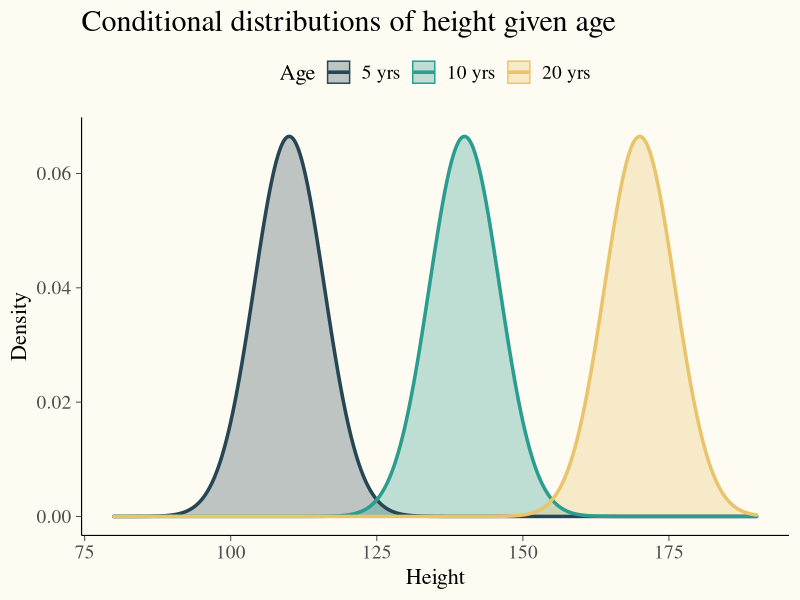
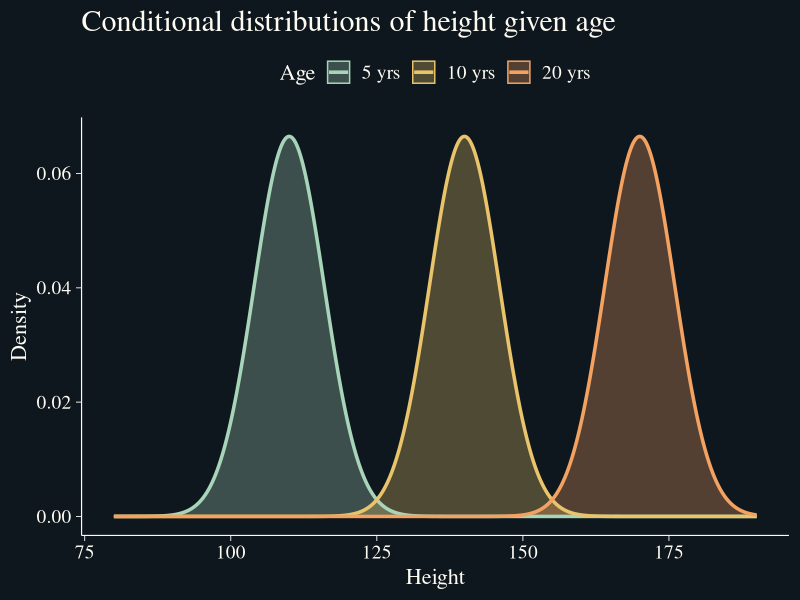
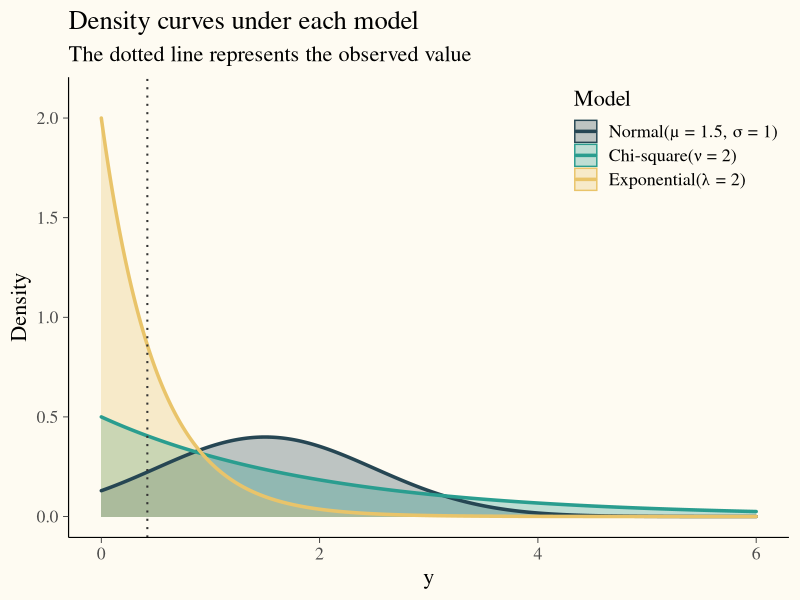
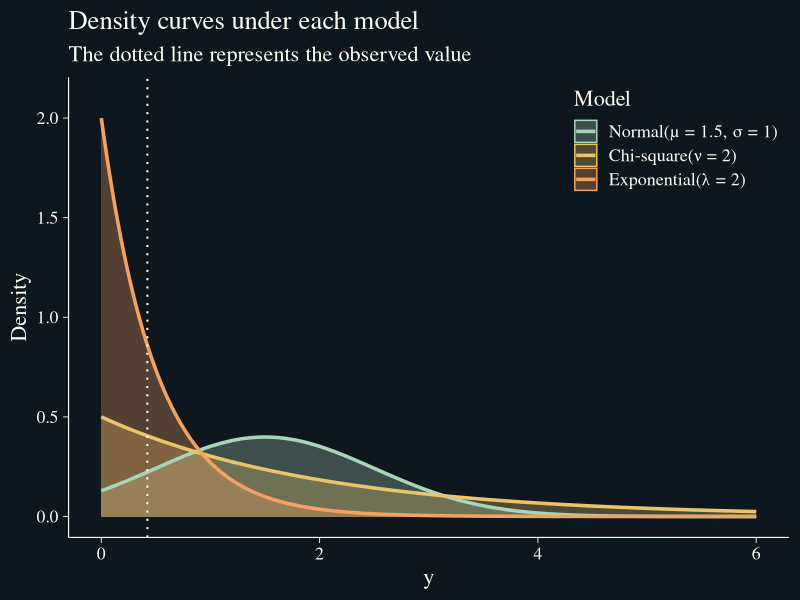
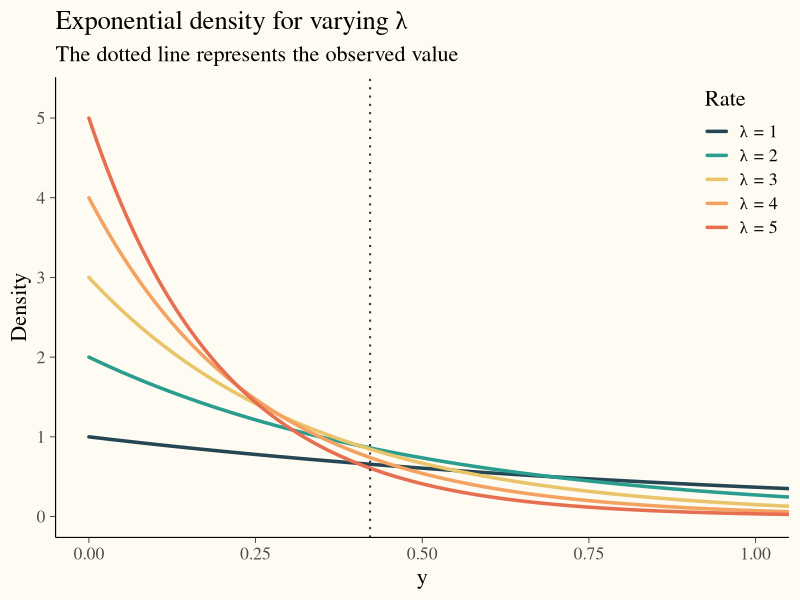
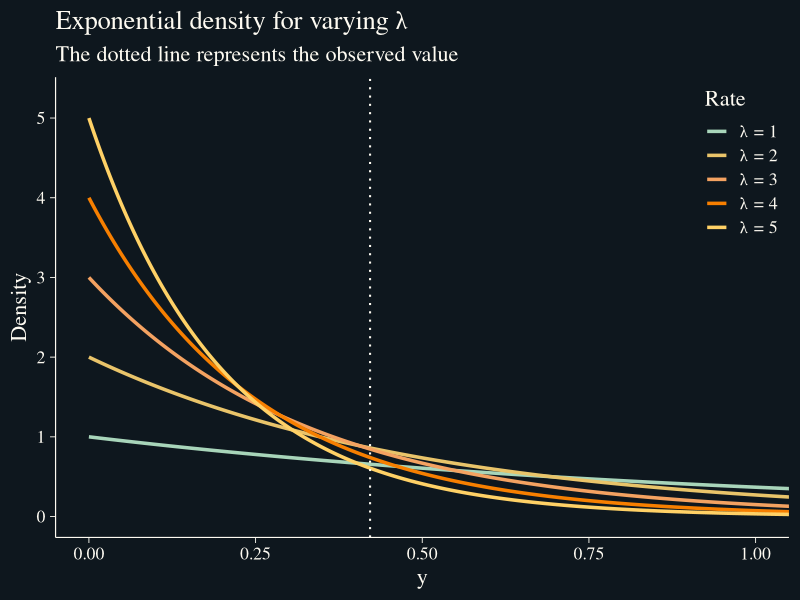

These figures' R source, in order:
## ---- chunk 1
# Antes de usarla, asegurémonos de definir theme_dark_custom
theme_dark_custom <- function() {
  # Define un tema oscuro que coincida con tu SCSS (colores de texto, fondo, etc.)
  theme_minimal(base_size = 14) %+%
    theme(
      panel.background = element_rect(fill = "transparent", colour = NA),
      plot.background = element_rect(fill = "transparent", colour = NA),
      text = element_text(color = "#FAF0E3"),
      axis.text = element_text(color = "#FAF0E3"),
      axis.title = element_text(color = "#FAF0E3"),
      legend.text = element_text(color = "#FAF0E3"),
      legend.title = element_text(color = "#FAF0E3"),
      legend.background = element_rect(fill = "transparent", colour = NA),
      legend.key = element_rect(fill = "transparent", colour = NA)
    )
}

# Ahora la función darksvglite, con on.exit asegurado
darksvglite <- function(file, width, height) {
  old_theme <- theme_get()
  on.exit(theme_set(old_theme), add = TRUE)  # asegura restaurar el tema aunque haya error
  theme_set(theme_dark_custom())
  ggsave(
    filename = file,
    width = width,
    height = height,
    dev = "svg",
    bg = "transparent"
  )
}
## ---- chunk 2
#| renderings: [light, dark]
#| echo: false
#| message: false
#| warning: false
library(ggplot2)
library(bayesplot)

# Datos
ages <- c(5, 10, 20)
means <- c(110, 140, 170)
sigma <- 6
x_vals <- seq(80, 190, by = 0.1)

dens_data <- do.call(rbind, lapply(seq_along(ages), function(i) {
  data.frame(
    x = x_vals,
    density = dnorm(x_vals, mean = means[i], sd = sigma),
    age = factor(paste0(ages[i], " yrs"))
  )
}))

# Tema base usando bayesplot
base_theme <- bayesplot::theme_default(base_size = 16)

# versión clara
g_light <- ggplot(dens_data, aes(x = x, y = density, color = age, fill = age)) +
  geom_area(alpha = 0.3, position = "identity") +
  geom_line(size = 1.2, lineend = "round") +
  scale_color_manual(values = c("#264653", "#2a9d8f", "#e9c46a")) +
  scale_fill_manual(values = c("#264653", "#2a9d8f", "#e9c46a")) +
  labs(
    title = "Conditional distributions of height given age",
    x = "Height", y = "Density", color = "Age", fill = "Age"
  ) +
  base_theme +
  theme(
    panel.background = element_rect(fill = "#FEFBF2", colour = NA),
    plot.background = element_rect(fill = "#FEFBF2", colour = NA),
    text = element_text(size = 18),
    axis.text = element_text(size = 14),
    axis.title = element_text(size = 16),
    legend.title = element_text(size = 16),
    legend.text = element_text(size = 14), 
    legend.position = "top"
  )

# versión oscura
g_dark <- ggplot(dens_data, aes(x = x, y = density, color = age, fill = age)) +
  geom_area(alpha = 0.3, position = "identity") +
  geom_line(size = 1.2) +
  scale_color_manual(values = c("#A8D5BA", "#E9C46A", "#F4A261")) +
  scale_fill_manual(values = c("#A8D5BA", "#E9C46A", "#F4A261")) +
  labs(
    title = "Conditional distributions of height given age",
    x = "Height", y = "Density", color = "Age", fill = "Age"
  ) +
  base_theme +
  theme(
    panel.background = element_rect(fill = "#0E171E", colour = NA),
    plot.background = element_rect(fill = "#0E171E", colour = NA),
    axis.text = element_text(color = "#FEFBF2", size = 14),
    axis.title = element_text(color = "#FEFBF2", size = 16),
    axis.ticks = element_line(color = "#FEFBF2"),
    axis.line = element_line(color = "#FEFBF2"),
    legend.text = element_text(color = "#FEFBF2", size = 14),
    legend.title = element_text(color = "#FEFBF2", size = 16),
    text = element_text(color = "#FEFBF2", size = 18),
    legend.position = "top"
  )

# Imprimir los dos (renderings los capturan)
g_light
g_dark

## ---- chunk 3
# Simulate exponential distribution values
set.seed(123)
Y <- rexp(n = 100, rate = 2)
## ---- chunk 4
# Compute density values at the same observed point
data.frame(
  normal = dnorm(Y[1], mean = 1.5, sd = 1),
  chi_sq = dchisq(Y[1], df = 2),
  exp    = dexp(Y[1], rate = 2)
)
## ---- chunk 5
#| renderings: [light, dark]
#| echo: false
#| message: false
#| warning: false
library(ggplot2)
library(bayesplot)

# Rango común (paso fino)
x <- seq(0, 6, by = 0.001)

# Densidades teóricas sobre el rango (vectorizadas)
dens_df <- rbind(
  data.frame(x = x, y = dnorm(x, mean = 1.5, sd = 1),          model = "Normal(μ = 1.5, σ = 1)"),
  data.frame(x = x, y = dchisq(x, df = 2),                    model = "Chi-square(ν = 2)"),
  data.frame(x = x, y = dexp(x, rate = 2),                    model = "Exponential(λ = 2)")
)
dens_df$model <- factor(dens_df$model,
                        levels = c("Normal(μ = 1.5, σ = 1)",
                                   "Chi-square(ν = 2)",
                                   "Exponential(λ = 2)"))

# Tema base
base_theme <- bayesplot::theme_default(base_size = 16)

# Paletas
cols_light <- c("Normal(μ = 1.5, σ = 1)"= "#264653",
                "Chi-square(ν = 2)"    = "#2A9D8F",
                "Exponential(λ = 2)" = "#E9C46A")
cols_dark  <- c("Normal(μ = 1.5, σ = 1)"= "#A8D5BA",
                "Chi-square(ν = 2)"    = "#E9C46A",
                "Exponential(λ = 2)" = "#F4A261")

## Versión clara (superpuestas como en tu ejemplo)
g_light <- ggplot(dens_df, aes(x = x, y = y, color = model, fill = model)) +
  geom_area(alpha = 0.30, position = "identity") +
  geom_line(linewidth = 1.2, lineend = "round") +
  scale_color_manual(values = cols_light, name = "Model") +
  scale_fill_manual(values = cols_light, name = "Model") +
  coord_cartesian(xlim = c(0, 6), ylim = c(0, max(dens_df$y) * 1.05)) +
  labs(title = "Density curves under each model",
       subtitle = "The dotted line represents the observed value",
       x = "y", y = "Density") +
  base_theme +
  theme(
    panel.background = element_rect(fill = "#FEFBF2", colour = NA),
    plot.background  = element_rect(fill = "#FEFBF2", colour = NA),
    legend.position      = c(1, 1),      # (x,y) relativo al panel
    legend.justification = c(1, 1),      # ancla la esquina sup.-dcha.
    legend.direction     = "vertical"
  ) +
  geom_vline(xintercept = Y[1], linetype = "dotted", linewidth = 0.7, color = "#333333")

## Versión oscura
g_dark <- ggplot(dens_df, aes(x = x, y = y, color = model, fill = model)) +
  geom_area(alpha = 0.30, position = "identity") +
  geom_line(linewidth = 1.2) +
  scale_color_manual(values = cols_dark, name = "Model") +
  scale_fill_manual(values = cols_dark, name = "Model") +
  coord_cartesian(xlim = c(0, 6), ylim = c(0, max(dens_df$y) * 1.05)) +
  labs(title = "Density curves under each model",
       subtitle = "The dotted line represents the observed value",
       x = "y", y = "Density") +
  base_theme +
  theme(
    panel.background = element_rect(fill = "#0E171E", colour = NA),
    plot.background  = element_rect(fill = "#0E171E", colour = NA),
    axis.text  = element_text(color = "#FEFBF2"),
    axis.title = element_text(color = "#FEFBF2"),
    axis.ticks = element_line(color = "#FEFBF2"),
    axis.line  = element_line(color = "#FEFBF2"),
    legend.text  = element_text(color = "#FEFBF2"),
    legend.title = element_text(color = "#FEFBF2"),
    text = element_text(color = "#FEFBF2"),
    legend.position      = c(1, 1),      # (x,y) relativo al panel
    legend.justification = c(1, 1),      # ancla la esquina sup.-dcha.
    legend.direction     = "vertical"
  ) +
  geom_vline(xintercept = Y[1], linetype = "dotted", linewidth = 0.7, color = "#FEFBF2")

# Render: Quarto capturará ambas versiones
g_light
g_dark

## ---- chunk 6
# Density values at the same observed point for different rates
data.frame(
  exp_l1 = dexp(Y[1], rate = 1),
  exp_l2 = dexp(Y[1], rate = 2),
  exp_l3 = dexp(Y[1], rate = 3),
  exp_l4 = dexp(Y[1], rate = 4),
  exp_l5 = dexp(Y[1], rate = 5)
)
## ---- chunk 7
#| renderings: [light, dark]
#| echo: false
#| message: false
#| warning: false
library(ggplot2)
library(bayesplot)

# Rango y densidades teóricas
x <- seq(0, 6, by = 0.001)
rates <- 1:5
lab_levels <- paste0("λ = ", rates)

dens_df <- do.call(rbind, lapply(rates, function(r) {
  data.frame(x = x, y = dexp(x, rate = r), lambda = paste0("λ = ", r))
}))
dens_df$lambda <- factor(dens_df$lambda, levels = lab_levels)

# Observación
y1 <- Y[1]

# Tema base
base_theme <- bayesplot::theme_default(base_size = 16)

# Paletas
cols_light <- c("λ = 1"="#264653","λ = 2"="#2A9D8F","λ = 3"="#E9C46A","λ = 4"="#F4A261","λ = 5"="#E76F51")
cols_dark  <- c("λ = 1"="#A8D5BA","λ = 2"="#E9C46A","λ = 3"="#F4A261","λ = 4"="#F77F00","λ = 5"="#FFD166")

y_max <- max(dens_df$y) * 1.05

# --- Versión clara: SOLO líneas ---
g_light <- ggplot(dens_df, aes(x = x, y = y, color = lambda)) +
  geom_line(linewidth = 1.2, lineend = "round") +
  scale_color_manual(values = cols_light, name = "Rate") +
  coord_cartesian(xlim = c(0, 1), ylim = c(0, y_max)) +
  labs(title = "Exponential density for varying λ",
       subtitle = "The dotted line represents the observed value",
       x = "y", y = "Density") +
  base_theme +
  theme(
    panel.background = element_rect(fill = "#FEFBF2", colour = NA),
    plot.background  = element_rect(fill = "#FEFBF2", colour = NA),
    legend.position      = c(1, 1),
    legend.justification = c(1, 1),
    legend.direction     = "vertical"
  ) +
  geom_vline(xintercept = y1, linetype = "dotted", linewidth = 0.7, color = "#333333")

# --- Versión oscura: SOLO líneas ---
g_dark <- ggplot(dens_df, aes(x = x, y = y, color = lambda)) +
  geom_line(linewidth = 1.2) +
  scale_color_manual(values = cols_dark, name = "Rate") +
  coord_cartesian(xlim = c(0, 1), ylim = c(0, y_max)) +
  labs(title = "Exponential density for varying λ",
       subtitle = "The dotted line represents the observed value",
       x = "y", y = "Density") +
  base_theme +
  theme(
    panel.background = element_rect(fill = "#0E171E", colour = NA),
    plot.background  = element_rect(fill = "#0E171E", colour = NA),
    axis.text  = element_text(color = "#FEFBF2"),
    axis.title = element_text(color = "#FEFBF2"),
    axis.ticks = element_line(color = "#FEFBF2"),
    axis.line  = element_line(color = "#FEFBF2"),
    legend.text  = element_text(color = "#FEFBF2"),
    legend.title = element_text(color = "#FEFBF2"),
    text = element_text(color = "#FEFBF2"),
    legend.position      = c(1, 1),
    legend.justification = c(1, 1),
    legend.direction     = "vertical"
  ) +
  geom_vline(xintercept = y1, linetype = "dotted", linewidth = 0.7, color = "#FEFBF2")

# Render
g_light
g_dark

## ---- chunk 8
# Grid with 9000 rate values
lambda_vals <- seq(1, 10, .001)
density_vals <- dexp(Y[1], lambda_vals)
lambda_vals[which.max(density_vals)]
## ---- chunk 9
dexp(x = 1, rate = 1)
## ---- chunk 10
# Likelihood
prod(dexp(Y, rate = 2))
## ---- chunk 11
# Log-Likelihood
sum(dexp(Y, rate = 2, log = TRUE))
## ---- chunk 12
# Compute Log-Likelihoods assuming fixed parameter values
data.frame(
  normal = sum(dnorm(Y, mean = 1.5, sd = 1, log = TRUE)),
  chi_sq = sum(dchisq(Y, df = 2, log = TRUE)),
  exp    = sum(dexp(Y, rate = 2, log = TRUE))
)
## ---- chunk 13
# Grids with 49000 rate and nu values
lambda_vals <- nu_vals <- seq(1, 50, .001)

# Vector to store log-likelihood values
ll_exp_vals <- ll_chisq_vals <- numeric(length(lambda_vals))

# For loop: compute log-likelihood for each lambda value
for (i in seq_along(lambda_vals)) {
  ll_exp_vals[i] <- sum(dexp(Y, rate = lambda_vals[i], log = TRUE))
  ll_chisq_vals[i] <- sum(dchisq(Y, df = nu_vals[i], log = TRUE))
}

# Maximum-likelihood lambda estimate
MLE_lambda <- lambda_vals[which.max(ll_exp_vals)]
MLE_nu     <- nu_vals[which.max(ll_chisq_vals)]
## ---- chunk 14
# Mu and sigma values
mu_vals <- seq(min(Y), max(Y), .01)
sigma_vals <- seq(.0001, sd(Y) * 3, .01)

# All combinations of mu and sigma values
comb_vals <- expand.grid(mu = mu_vals, sigma = sigma_vals)

# Empty vector to save log-likelihood values
ll_vals <- numeric(nrow(comb_vals))

# Save values for each combination of mu and sigma
for(i in 1:nrow(comb_vals)){
  ll_vals[i] <- sum(dnorm(Y, mean = comb_vals[i,1], sd = comb_vals[i,2], log = TRUE))
}

# Maximum-likelihood estimators
MLE_mu <- comb_vals[which.max(ll_vals),"mu"]
MLE_sigma <- comb_vals[which.max(ll_vals),"sigma"]
## ---- chunk 15
# Compute Log-Likelihoods using ML estimates
data.frame(
  normal = sum(dnorm(Y, mean = MLE_mu, sd = MLE_sigma, log = TRUE)),
  chi_sq = sum(dchisq(Y, df = MLE_nu, log = TRUE)),
  exp    = sum(dexp(Y, rate = MLE_lambda, log = TRUE))
)
## ---- chunk 16
# Log-likelihood functions: gaussian model
ll_norm <- function(par, y){
  mu        <- par[1]
  sigma     <- exp(par[2])              # sigma > 0
  sum(dnorm(y, mean = mu, sd = sigma, log = TRUE))
}

# Log-likelihood functions: exponential model
ll_exp <- function(par, y){
  lambda <- exp(par[1])                 # lambda > 0
  sum(dexp(y, rate = lambda, log = TRUE))
}

# Log-likelihood functions: chi-square model
ll_chisq <- function(par, y){
  nu <- exp(par[1])                     # nu > 0
  sum(dchisq(y, df = nu, log = TRUE))
}

# Starting values for the optimizer
norm_svals <- c(.1,.1)
exp_svals <- .1 
chisq.svals <- .1

# ML estimation via optim
fit_norm  <- optim(norm_svals,  ll_norm,  y = Y, method = "BFGS", 
                   control = list(fnscale = -1))
fit_exp   <- optim(exp_svals, ll_exp,   y = Y, method = "BFGS", 
                   control = list(fnscale = -1))
fit_chisq <- optim(chisq.svals, ll_chisq, y = Y, method = "BFGS", 
                   control = list(fnscale = -1))

# Extract MLEs
MLE_mu     <- fit_norm$par[1]
MLE_sigma  <- exp(fit_norm$par[2])
MLE_lambda <- exp(fit_exp$par[1])
MLE_nu     <- exp(fit_chisq$par[1])

# Log-likelihoods at MLEs
LL_normal <- fit_norm$value
LL_exp    <- fit_exp$value
LL_chisq  <- fit_chisq$value

# Summary table
MLE_table <- data.frame(
  model = c("Normal", "Exponential", "Chi-square"),
  param_1 = c(sprintf("mu = %.6f", MLE_mu),
              sprintf("lambda = %.6f", MLE_lambda),
              sprintf("nu = %.6f", MLE_nu)),
  param_2 = c(sprintf("sigma = %.6f", MLE_sigma), "", ""),
  logLik  = c(LL_normal, LL_exp, LL_chisq),
  row.names = NULL
)

MLE_table
## ---- chunk 17
(MLE_mu_closed    <- mean(Y))
(MLE_sigma_closed <- sqrt(mean((Y - MLE_mu_closed)^2)))
## ---- chunk 18
(MLE_lambda_closed <- length(Y) / sum(Y))
